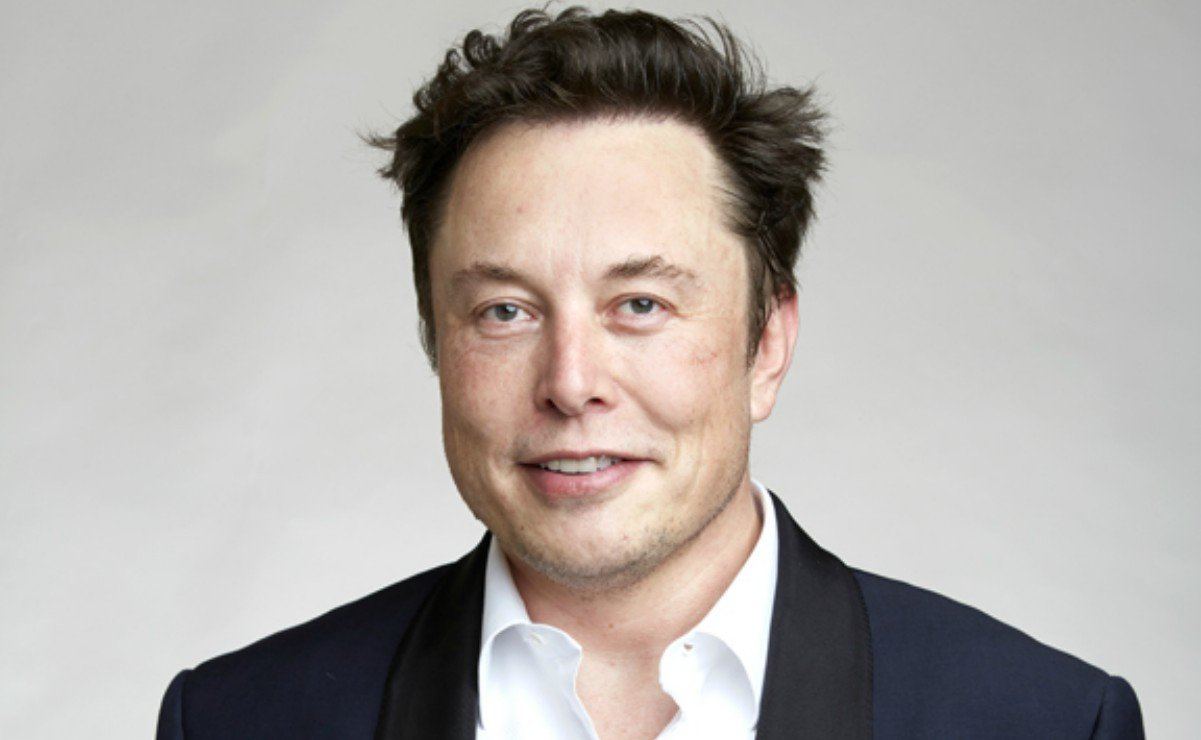
#> input picture emotionsRecognition/faceLib/face.jpg, 1201 x 740 px, given in place of the camera
$ python emotionsRec.py
#> lines starting #> are read from the running program, lines starting #| are printed output that depends on the picture
import cv2 as cv2
import os
import imutils

name= "Armando"

#emotionTag = "Neutral"
#emotionTag = "Angry"
emotionTag = "Happy"
#emotionTag = "Fear"
#emotionTag = "Surprise"
#emotionTag = "Disgust"

dataPath= "C://Users//shini//Desktop//emotionsRecognition//faceLib"
fullPath= dataPath + "/" + emotionTag

if not os.path.exists(fullPath):
    print("Folder created: ", fullPath)
    os.makedirs(fullPath)

videoCapture= cv2.VideoCapture(0)
face_cascade= cv2.CascadeClassifier("C:\\Users\\shini\\AppData\\Local\\Packages\\PythonSoftwareFoundation.Python.3.9_qbz5n2kfra8p0\\LocalCache\\local-packages\\Python39\\site-packages\\cv2\\data\\haarcascade_frontalface_default.xml")
noise=cv2.CascadeClassifier("C:\\Users\\shini\\AppData\\Local\\Packages\\PythonSoftwareFoundation.Python.3.9_qbz5n2kfra8p0\\LocalCache\\local-packages\\Python39\\site-packages\\cv2\\data\\haarcascade_frontalface_default.xml")

id=0

while True:
    answer, camera= videoCapture.read()
#> camera is the input picture: shape (740, 1201, 3); mean B, G, R 168.9, 172.4, 177.6
    if answer==False:break
    camera= imutils.resize(camera, width=640)
#> camera: shape (394, 640, 3)

    grayScale= cv2.cvtColor(camera, cv2.COLOR_BGR2GRAY)
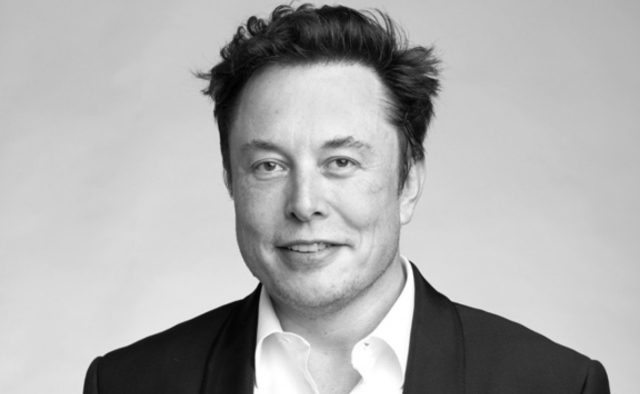
#> grayScale: shape (394, 640); min 0, max 255, mean 173.6
    idCapture=camera.copy()

    face= noise.detectMultiScale(grayScale,1.3,5)
#> face = [[203, 79, 209, 209]]

    for(x,y,w,h) in face:

        cv2.rectangle(camera, (x,y), (x+w, y+h), (255,0,0), 2)
        faceCaptured= idCapture[y:y+w, x:x+h]
        faceCaptured= cv2.resize(faceCaptured, (160,160), interpolation=cv2.INTER_CUBIC)
        cv2.imwrite(fullPath+ "/face_" + emotionTag + "_{}.jpg".format(id), faceCaptured)
        id=id+1
#> this loop made 1 pass
#> (x, y, w, h, id) on pass 1: (203, 79, 209, 209, 1)
#> pass 1, `faceCaptured= idCapture[y:y+w, x:x+h]`:
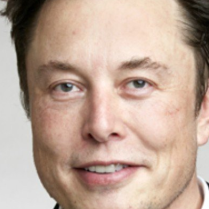
#> faceCaptured: shape (209, 209, 3); mean B, G, R 150.7, 165.6, 190
#> after the loop:
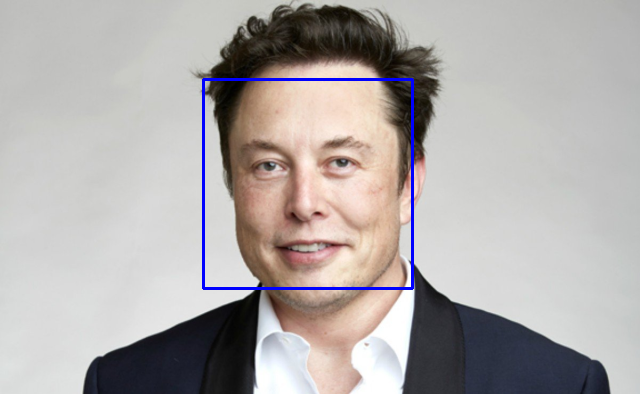
#> camera: shape (394, 640, 3); mean B, G, R 169.9, 170.8, 175.8
#> after the loop, id = 1

    cv2.imshow("Stream", camera)

    if id==350:

        break


    if cv2.waitKey(1) == ord("q"):

#> (key q is pressed here)
        break

videoCapture.release()

cv2.destroyAllWindows()
